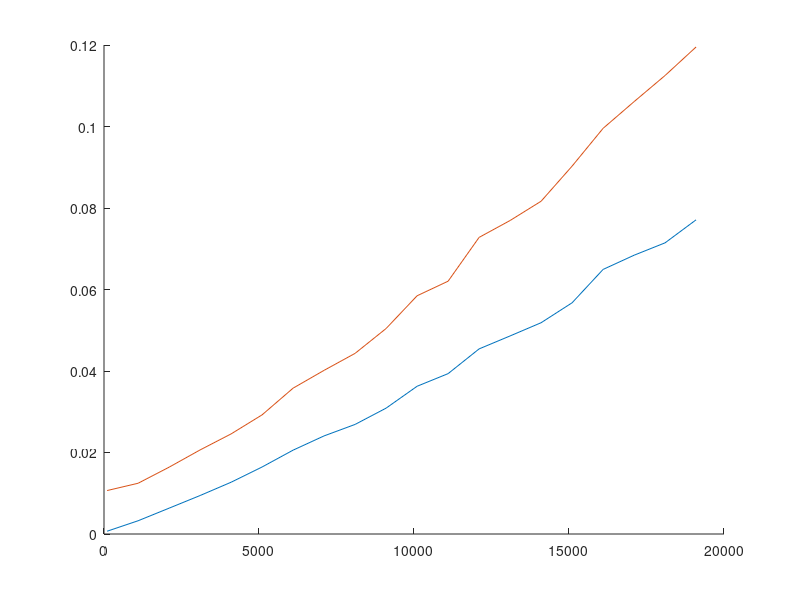

Here is the MATLAB script that generated this plot:
% Plot de tijdsmeting
load("mosek_100_20000.mat");

figure
hold on;
plot(n_start:n_step:n_max,result);

load("linprog_100_20000.mat");
plot(n_start:n_step:n_max,result);